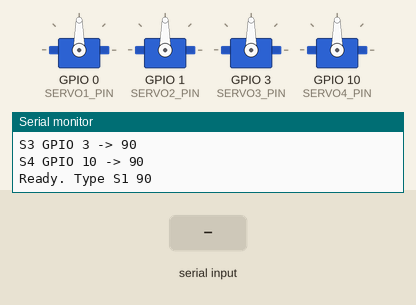
Recording of a sketch running on a simulated ESP32-C3. Shown: 4 × servo, the last lines printed to the serial monitor. The inputs (shaded band) are chosen by the test bench.

Above: at 1.6 s.
1.7 s: "SWEEP\n" received over Serial
At 1.82 s:
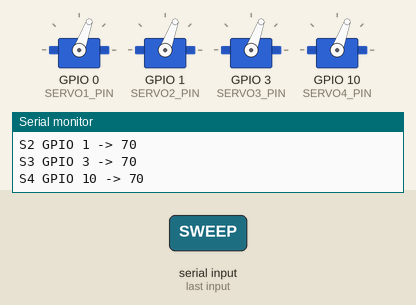
At 2.82 s:
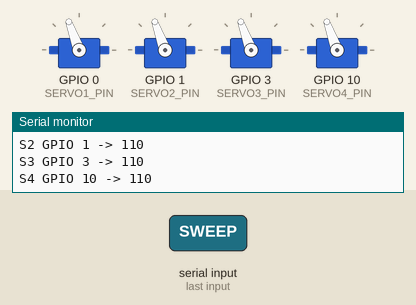
4.7 s: "CENTER 1\n" received over Serial
Timing chart, 0 to 7.7 s (numbered marks = the images above; inputs shaded):
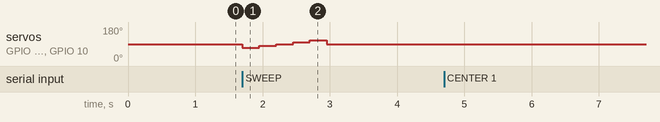

The sketch:

03_servo_test.ino
```cpp
// Albert Mini. Current workshop robot.
// Organizer: Robotics & Automation Club, TSEC. Aurigen hosts this lab page. Aurigen is not the organizer.
// Reference implementation. Not labeled as final-tested hardware validation.
// Module 03. Four servo test. Direct ESP32-C3 PWM. No PCA9685.
// Serial commands: S1 90   S2 90   S3 90   S4 90   CENTER   SWEEP
// GPIO is SIGNAL only. Servo VCC is the servo power rail. Never a GPIO pin.

#include <ESP32Servo.h>

// Current workshop robot. GPIO is SIGNAL only. Do not power a servo from a GPIO pin.
// Servo 1 GPIO 0 | Servo 2 GPIO 1 | Servo 3 GPIO 3 | Servo 4 GPIO 10
// Buzzer GPIO 4 (not a servo) | OLED SH1106 SDA GPIO 8 SCL GPIO 9 addr 0x3C

#define SERVO1_PIN 0
#define SERVO2_PIN 1
#define SERVO3_PIN 3
#define SERVO4_PIN 10
#define BUZZER_PIN 4
#define OLED_SDA 8
#define OLED_SCL 9
#define OLED_ADDR 0x3C
#define OLED_WIDTH 128
#define OLED_HEIGHT 64

#define BLE_NAME "AlbertMini"
#define BLE_SERVICE_UUID "6E400001-B5A3-F393-E0A9-E50E24DCCA9E"
#define BLE_RX_UUID "6E400002-B5A3-F393-E0A9-E50E24DCCA9E"
#define BLE_TX_UUID "6E400003-B5A3-F393-E0A9-E50E24DCCA9E"

#define CENTER_ANGLE 90
#define STEP_ANGLE 12
#define STEP_TIME 180
#define SERVO_MIN 50
#define SERVO_MAX 130
#define SERVO_PULSE_MIN 500
#define SERVO_PULSE_MAX 2400
#define SERIAL_BAUD 115200

Servo servos[4];
const int SERVO_PINS[4] = {SERVO1_PIN, SERVO2_PIN, SERVO3_PIN, SERVO4_PIN};
String line;

void attachAll() {
  for (int i = 0; i < 4; i++) {
    servos[i].setPeriodHertz(50);
    servos[i].attach(SERVO_PINS[i], SERVO_PULSE_MIN, SERVO_PULSE_MAX);
  }
}

void writeServo(int index, int angle) {
  angle = constrain(angle, SERVO_MIN, SERVO_MAX);
  servos[index].write(angle);
  Serial.print("S");
  Serial.print(index + 1);
  Serial.print(" GPIO ");
  Serial.print(SERVO_PINS[index]);
  Serial.print(" -> ");
  Serial.println(angle);
}

void centerAll() {
  for (int i = 0; i < 4; i++) {
    writeServo(i, CENTER_ANGLE);
  }
}

void handle(String cmd) {
  cmd.trim();
  cmd.toUpperCase();
  if (cmd.length() == 0) return;

  if (cmd == "CENTER") {
    centerAll();
    return;
  }

  if (cmd == "SWEEP") {
    for (int a = 70; a <= 110; a += 10) {
      for (int i = 0; i < 4; i++) writeServo(i, a);
      delay(250);
    }
    centerAll();
    return;
  }

  if (cmd.charAt(0) == 'S' && cmd.length() >= 4) {
    int id = cmd.charAt(1) - '1';
    int space = cmd.indexOf(' ');
    if (id >= 0 && id < 4 && space > 0) {
      int angle = cmd.substring(space + 1).toInt();
      writeServo(id, angle);
      return;
    }
  }

  Serial.println("Commands: S1 90  S2 90  S3 90  S4 90  CENTER  SWEEP");
}

void setup() {
  Serial.begin(SERIAL_BAUD);
  delay(400);
  Serial.println("Module 03 four servo test");
  Serial.println("S1 GPIO 0 | S2 GPIO 1 | S3 GPIO 3 | S4 GPIO 10");
  Serial.println("GPIO 4 is the buzzer. Do not treat GPIO 4 as a servo.");
  Serial.println("Power servos from the servo rail. GPIO is signal only.");
  attachAll();
  centerAll();
  Serial.println("Ready. Type S1 90");
}

void loop() {
  while (Serial.available()) {
    char ch = Serial.read();
    if (ch == '\n' || ch == '\r') {
      handle(line);
      line = "";
    } else {
      line += ch;
    }
  }
}
```

Measured:
- after the input at 1.7 s, servo on GPIO 0 (SERVO1_PIN), servo on GPIO 1 (SERVO2_PIN), servo on GPIO 3 (SERVO3_PIN), servo on GPIO 10 (SERVO4_PIN): 90° → 70° at once, → 80° 0.25 s later, → 90° 0.25 s later, → 100° 0.25 s later, … (6 changes in this stretch)
